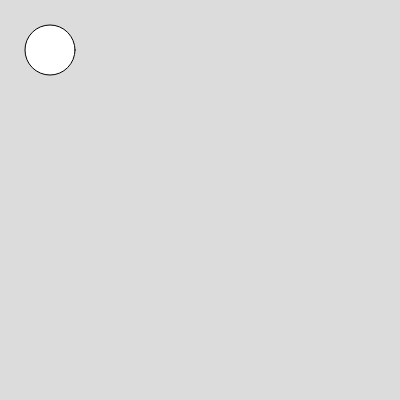
Frame 1 (no input)
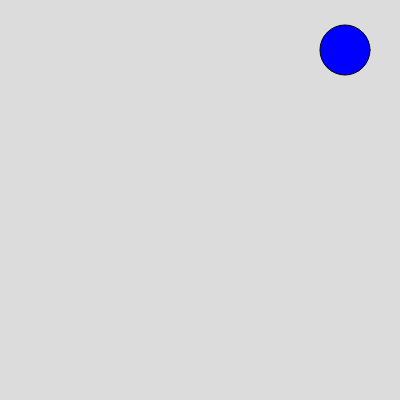
Frame 60 (no input)
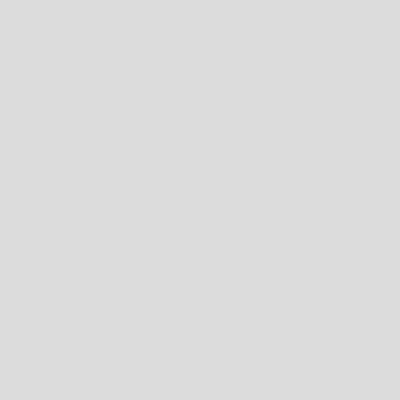
Frame 120 (the mouse pressed at the canvas centre since frame 60)

The p5.js sketch that drew these frames (run headless with seeded random() and noise() and a simulated clock; from frame 60 on, the mouse is pressed at the canvas centre):

// p5.js sketch
// ── sketch.js
var ball={
x:50,
y:50,
r:50,
vx:0,
vy:0,
color:["blue","red","green"]
};





function setup() {
  createCanvas(400, 400);
}

function draw() {
  background(220);
  circle(ball.x,ball.y,ball.r)
  fill(ball.color[0])
  ball.vx=5
  ball.x=ball.x+ball.vx
  
}
